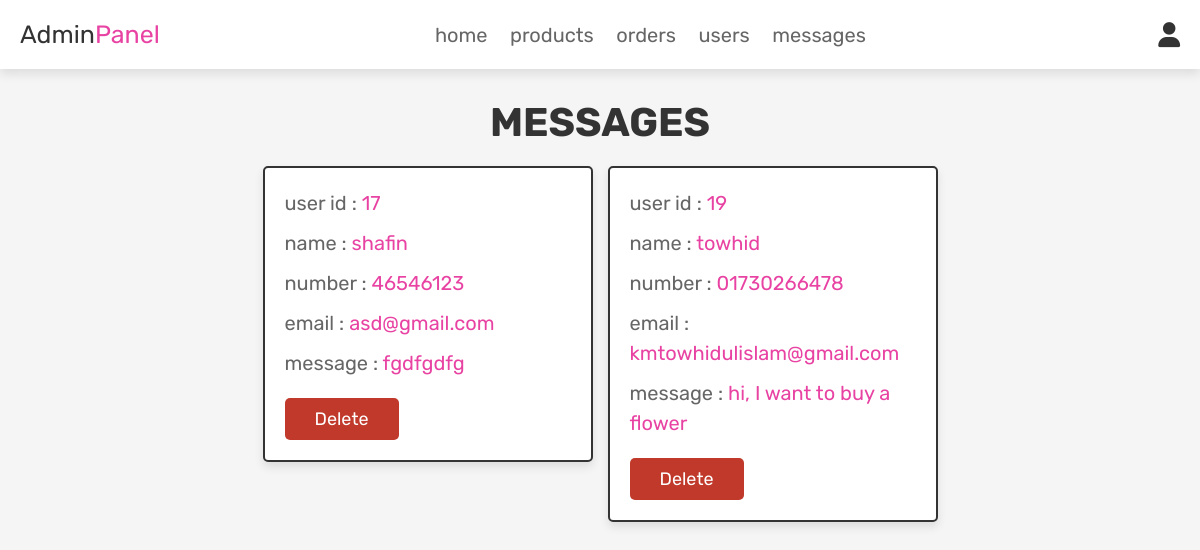
Page /admin_contacts.php (signed in) on the committed database.
### tables this page shows
CREATE TABLE `message` (
  `id` int(100) NOT NULL,
  `user_id` int(100) NOT NULL,
  `name` varchar(100) NOT NULL,
  `email` varchar(100) NOT NULL,
  `number` varchar(12) NOT NULL,
  `message` varchar(500) NOT NULL
);

### admin_contacts.php (the view, shortened to what this page needs)
<?php
@include 'config.php';
?>
<!DOCTYPE html>
<html lang="en">
<head>
   <link rel="stylesheet" href="https://cdnjs.cloudflare.com/ajax/libs/font-awesome/6.0.0/css/all.min.css">
   <link rel="stylesheet" href="css/admin_style.css">
</head>
<body>
<?php @include 'admin_header.php'; ?>
<section class="messages">
   <h1 class="title">messages</h1>
   <div class="box-container">
      <?php
       $select_message = mysqli_query($conn, "SELECT * FROM `message`") or die('query failed');
       if(mysqli_num_rows($select_message) > 0){
          while($fetch_message = mysqli_fetch_assoc($select_message)){
      ?>
      <div class="box">
         <p>user id : <span><?php echo $fetch_message['user_id']; ?></span> </p>
         <p>name : <span><?php echo $fetch_message['name']; ?></span> </p>
         <p>number : <span><?php echo $fetch_message['number']; ?></span> </p>
         <p>email : <span><?php echo $fetch_message['email']; ?></span> </p>
         <p>message : <span><?php echo $fetch_message['message']; ?></span> </p>
         <a href="admin_contacts.php?delete=<?php echo $fetch_message['id']; ?>" onclick="return confirm('delete this message?');" class="delete-btn">delete</a>
      </div>
      <?php
         }
      }else{
         echo '<p class="empty">you have no messages!</p>';
      }
      ?>
   </div>
</section>
</body>
</html>

### css/admin_style.css (style rules this page uses)
:root { --pink:#e843a3; --red:#c0392b; --orange:#f39c12; --black:#333; --white:#fff; --light-color:#666; --light-white:#ccc; --light-bg:#f5f5f5; --border:.2rem solid var(--black); --box-shadow:0 .5rem 1rem rgba(0,0,0,.1); }
* { font-family: 'Rubik', sans-serif; margin:0; padding:0; box-sizing: border-box; outline: none; border:none; text-decoration: none; transition:all .2s linear; }
html { font-size: 62.5%; overflow-x: hidden; scroll-behavior: smooth; scroll-padding-top: 6.5rem; }
body { background: var(--light-bg); }
section { padding:3rem 2rem; }
.title { text-align: center; margin-bottom: 2rem; color:var(--black); text-transform: uppercase; font-size: 4rem; }
.btn, .delete-btn, .option-btn { display: inline-block; border-radius: .5rem; margin-top: 1rem; font-size: 1.8rem; color:var(--white); cursor: pointer; padding:1rem 3rem; text-transform: capitalize; }
.delete-btn { background-color: var(--red); }
.messages .box-container { display: grid; grid-template-columns: repeat(auto-fit, 33rem); gap:1.5rem; align-items: flex-start; max-width: 1200px; margin: 0 auto; justify-content: center; }
.messages .box-container .box { padding:2rem; border:var(--border); background-color: var(--white); box-shadow: var(--box-shadow); border-radius: .5rem; }
.messages .box-container .box p { font-size: 2rem; color:var(--light-color); margin-bottom: 1rem; line-height: 1.5; }
.messages .box-container .box p span { color:var(--pink); }

### rows in the picture
message: user "17", name "shafin", number "46546123", email "asd@gmail.com", message "fgdfgdfg"
message: user "19", name "towhid", number "01730266478", email "kmtowhidulislam@gmail.com", message "hi, I want to buy a flower"
